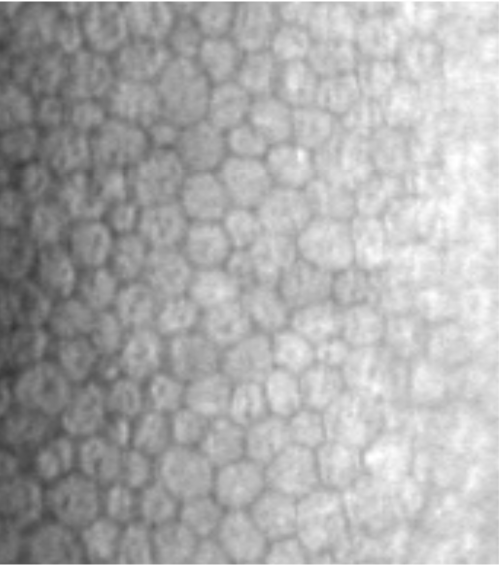
#> input picture corneal.png, 1001 x 1130 px (shown at 1/2 size)
$ python -i preprocessing.py   (imports and definitions only)
#> lines starting #> are read from the running program, lines starting #| are printed output that depends on the picture; after the words box and inside, x2 and y2 are one past the last pixel; in counts of white or black regions, pixels touching at a corner belong together
#> further down, picture is the input picture: shape (1130, 1001); min 52, max 255, mean 172.5
"""
Module for preprocessing images.
"""

import cv2
import numpy as np

def preprocess(img):
    """
    Takes an image and filters it to improve the quality

    Args
        img: an image to preprocess.
    """
    clahe = cv2.createCLAHE(clipLimit=2.0, tileGridSize=(8, 8))
    img = clahe.apply(img)
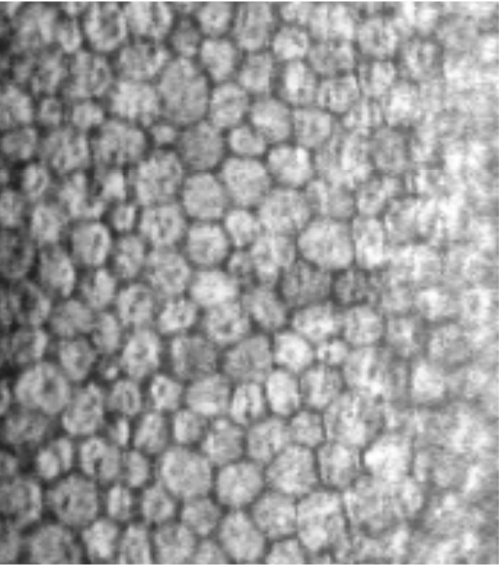
#> img: shape (1130, 1001) (shown at 1/2 size); min 29, max 255, mean 155.6
    img = cv2.fastNlMeansDenoising(img)
    img = cv2.bilateralFilter(img, 5, 75, 75)
    img = cv2.adaptiveThreshold(img, 255, cv2.ADAPTIVE_THRESH_GAUSSIAN_C, cv2.THRESH_BINARY_INV, 31, 3)
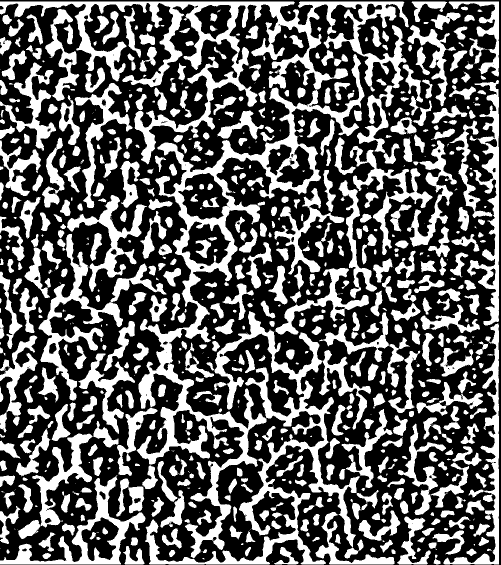
#> img: shape (1130, 1001) (shown at 1/2 size); 37.7% white; 770 white regions (177 under 20 px), largest, box (x1, y1, x2, y2) and area: (273, 108, 729, 1129) 76320, (0, 3, 865, 510) 53795, (77, 468, 333, 801) 12332
    kernel = np.ones((2, 2), np.uint8)
    img = cv2.erode(img, kernel, iterations=0)

    return img

>>> import cv2
>>> picture = cv2.imread('corneal.png', cv2.IMREAD_GRAYSCALE)
>>> result = preprocess(picture)
